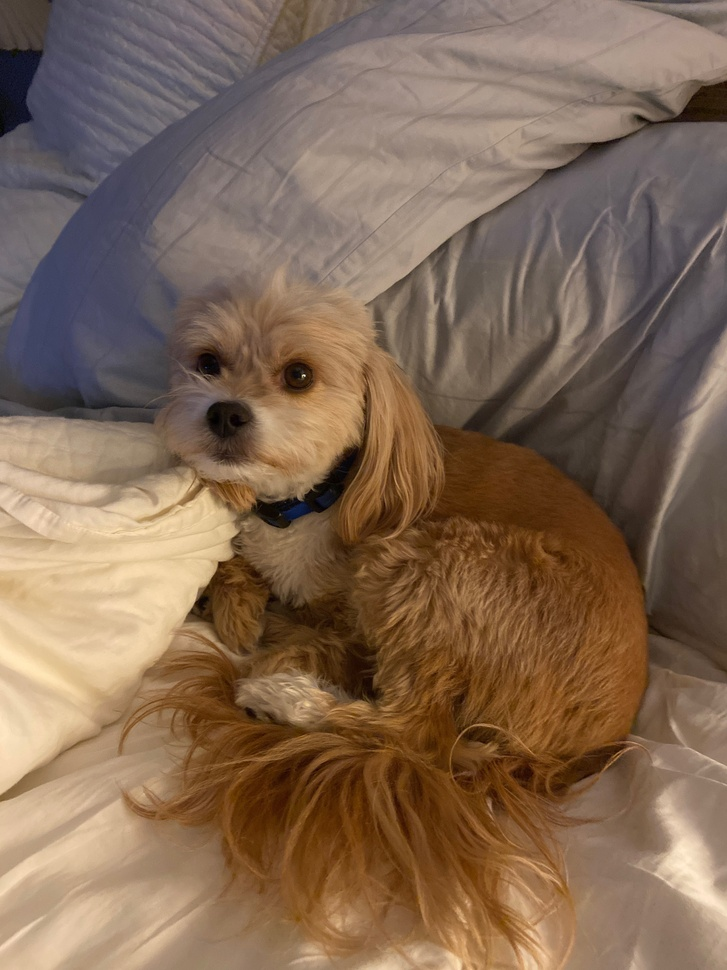
#> input picture CSC 356 Machine Learning/1.jpg, 727 x 970 px, shrunk from 3024 x 4032 before the run, found by its file name
$ python LearningDeepFry.py
#> lines starting #> are read from the running program, lines starting #| are printed output that depends on the picture
#Nicholas Jonas
#10/16/2020
#Week 1 Assignment
#CSC355: Open Source Development
#The goal of this program was to create an image quality similar to that of a
#"deep fried" image.
import numpy as np
from PIL import Image, ImageEnhance


def main():
    #Nested for loop that changes the color values at each pixel.
    print("Hello World")
    cosmo = Image.open("1.jpg")
#> cosmo is the input picture: PIL image 727x970 RGB; mean R, G, B 129.6, 104.9, 84.6
    cosmoW, cosmoH =cosmo.size
#> cosmoW = 727; cosmoH = 970

    for i in range(cosmoW): #width
        for j in range(cosmoH): #height
            pixel = cosmo.getpixel((i,j))
            #print(pixel)
            r = pixel[0]
            g = pixel[1]
            b = pixel[2]
            if g >= 50: #reducing green beyond a point
                g = g-50
            if r <= 205: #increasing red below a point
                r = r+50
            newColor = (r,g,0) # modifying the pixel rgb values
            cosmo.putpixel((i,j), newColor) # Places in new rgb values
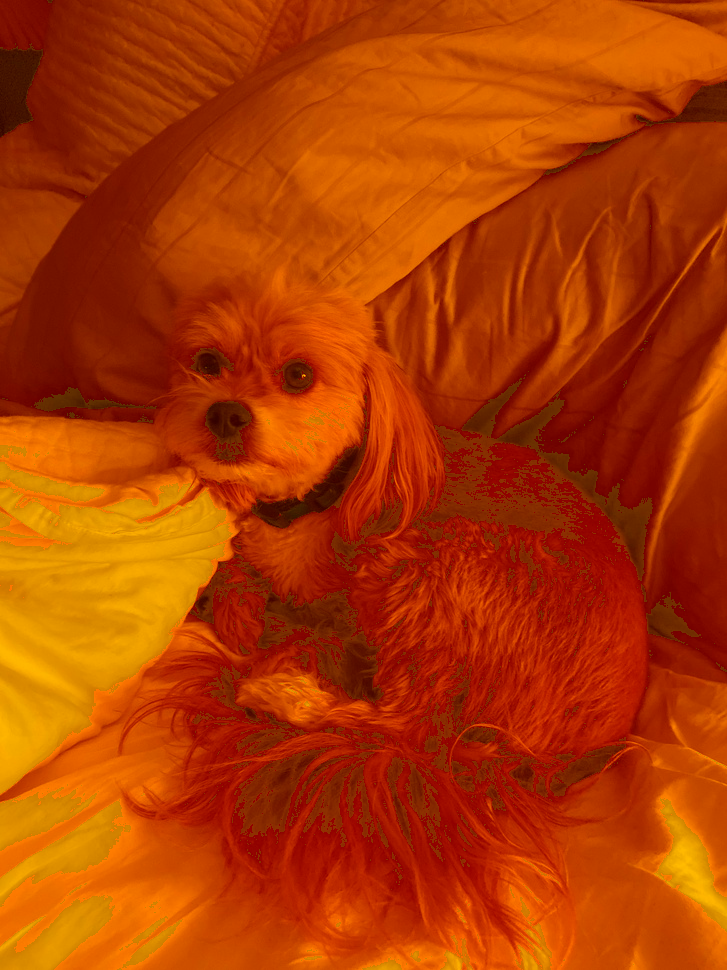
#> cosmo: PIL image 727x970 RGB; mean R, G, B 175.3, 59, 0
    cosmo.show()
    #cosmo.save("PIL_Photos/RedCosmo.jpg")

    contrast = ImageEnhance.Contrast(cosmo)
    cosmoCon = contrast.enhance(3.0)
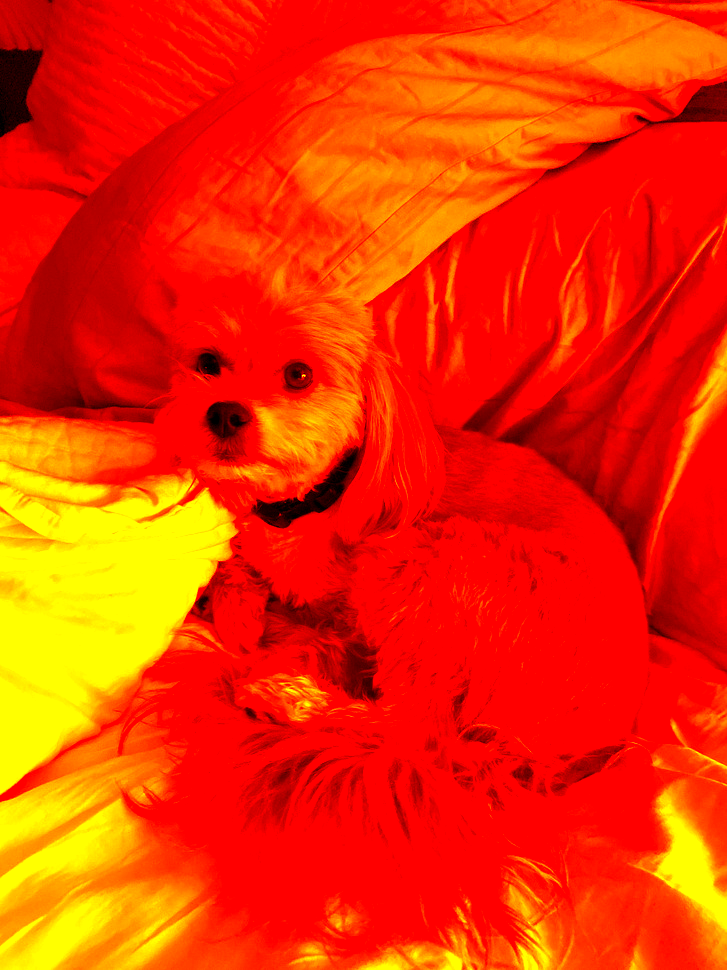
#> cosmoCon: PIL image 727x970 RGB; mean R, G, B 241.1, 48, 0
    #upping the contrast to create distinction between colors

    bright = ImageEnhance.Brightness(cosmoCon)
    cosmoBright = bright.enhance(3.0)
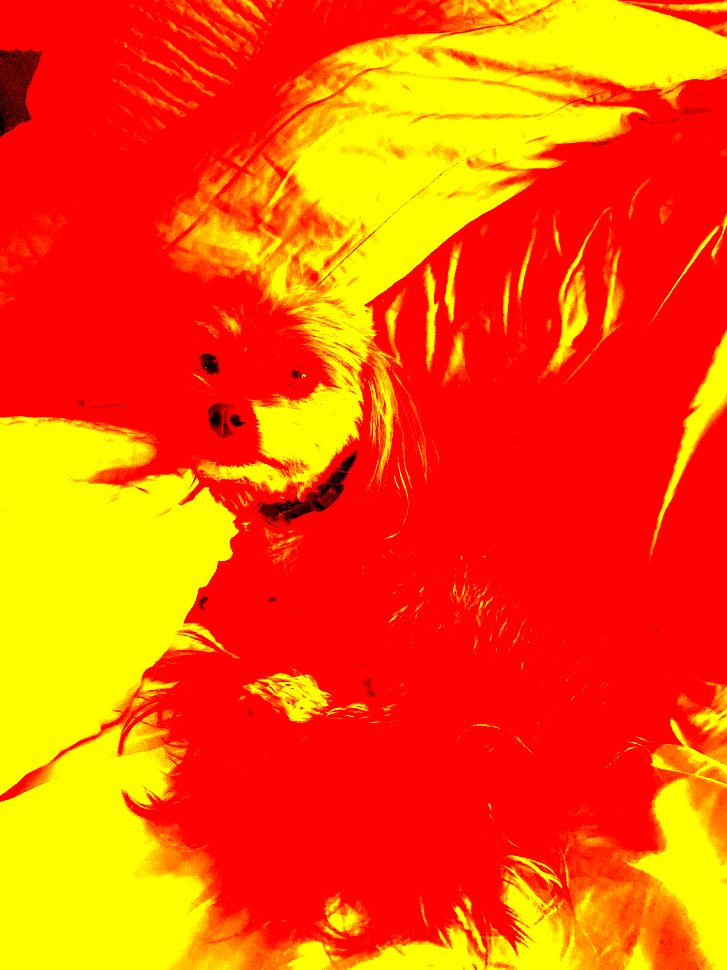
#> cosmoBright: PIL image 727x970 RGB; mean R, G, B 253.6, 82.8, 0
    #upping the brightness to emphasize the bighter colors

    cosmoBright.show()
    #cosmoBright.save("PIL_Photos/DeepFriedCosmo2.jpg")

#main


if __name__ == "__main__":
    main()

$ run again, with CSC 356 Machine Learning/5.jpg copied over CSC 356 Machine Learning/1.jpg
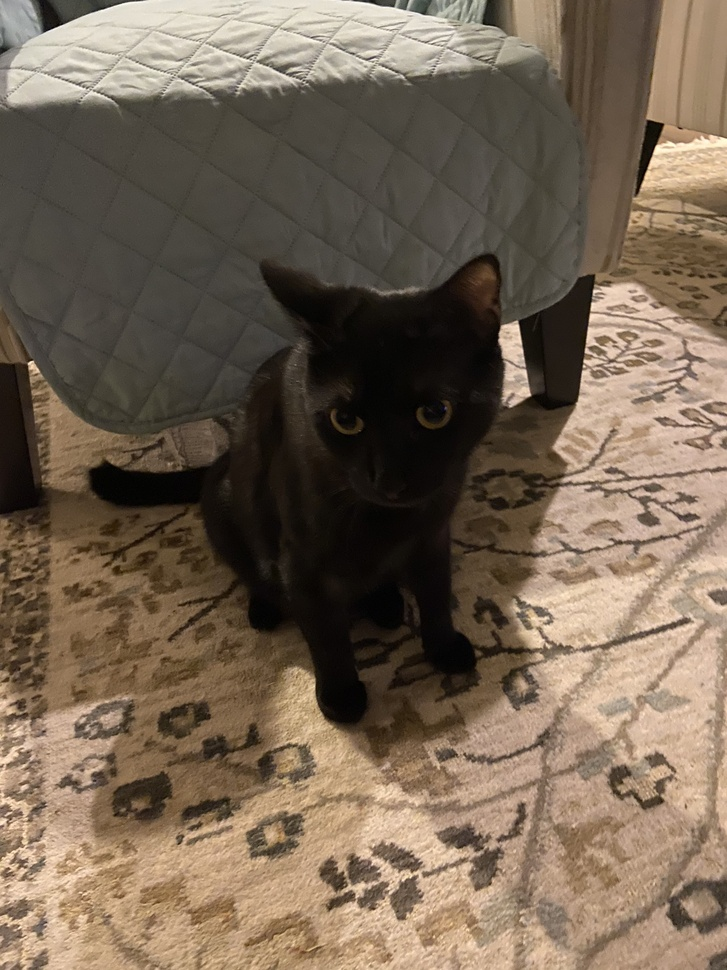
#> input picture CSC 356 Machine Learning/5.jpg, 727 x 970 px, shrunk from 3024 x 4032 before the run, found by its file name
#> in main, cosmo is the input picture: PIL image 727x970 RGB; mean R, G, B 117.2, 101.2, 83.9
#> after the loop in main, `for i in range(cosmoW):`:
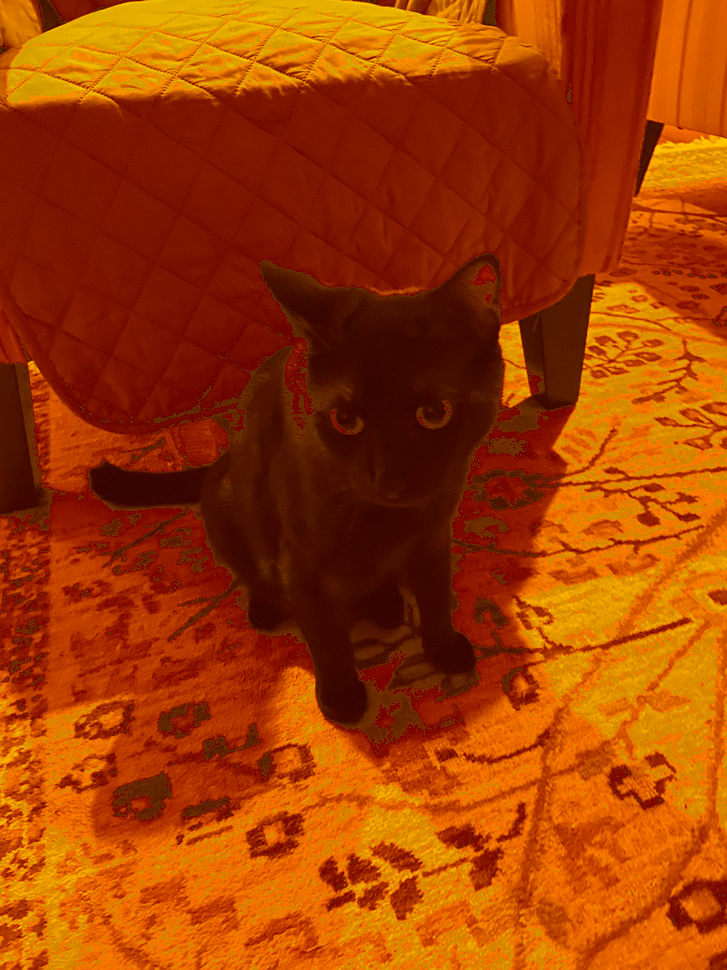
#> cosmo: PIL image 727x970 RGB; mean R, G, B 160.9, 60.3, 0
#> in main, `cosmoBright = bright.enhance(3.0)`:
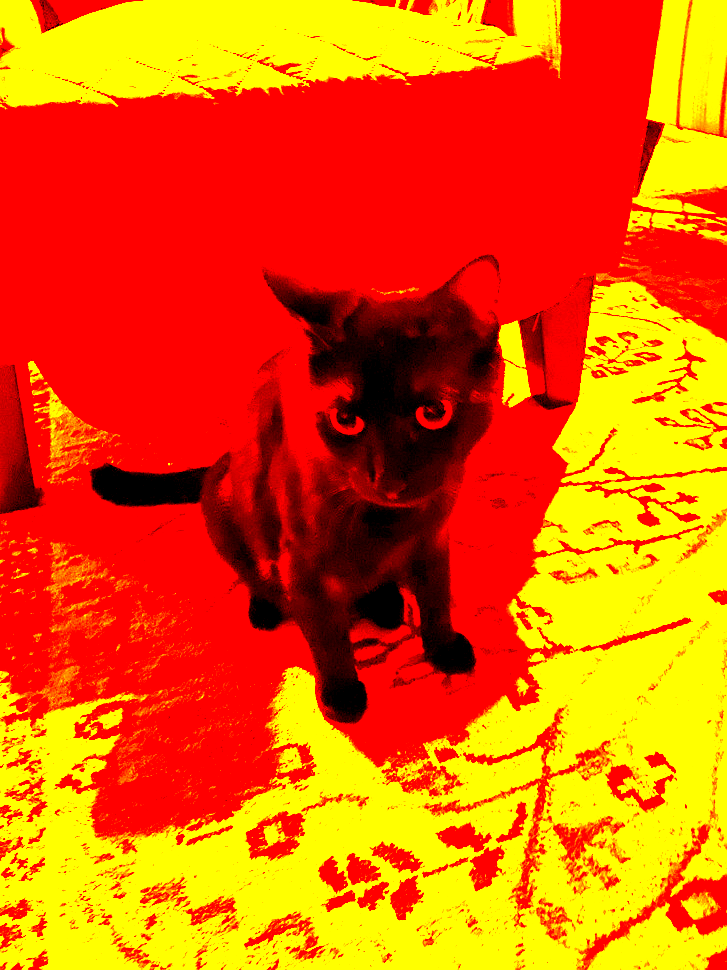
#> cosmoBright: PIL image 727x970 RGB; mean R, G, B 233.7, 95, 0

$ run again, with CSC 356 Machine Learning/6.jpg copied over CSC 356 Machine Learning/1.jpg
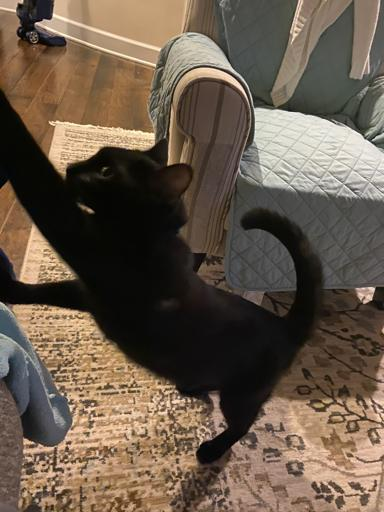
#> input picture CSC 356 Machine Learning/6.jpg, 384 x 512 px, found by its file name
#> in main, cosmo is the input picture: PIL image 384x512 RGB; mean R, G, B 104.6, 89.7, 74.8
#> after the loop in main, `for i in range(cosmoW):`:
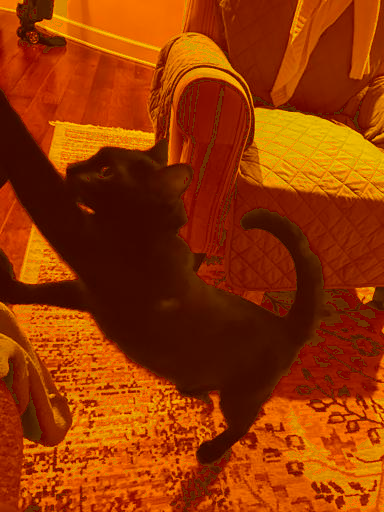
#> cosmo: PIL image 384x512 RGB; mean R, G, B 149.8, 53.9, 0
#> in main, `cosmoBright = bright.enhance(3.0)`:
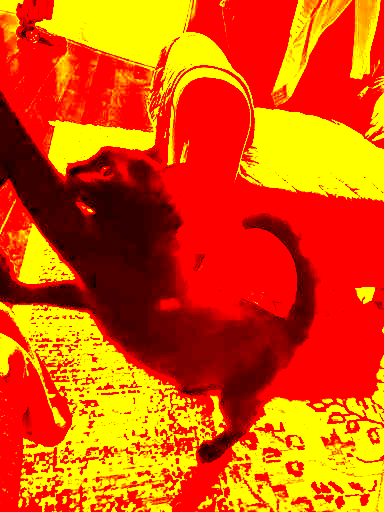
#> cosmoBright: PIL image 384x512 RGB; mean R, G, B 222.9, 83.2, 0
